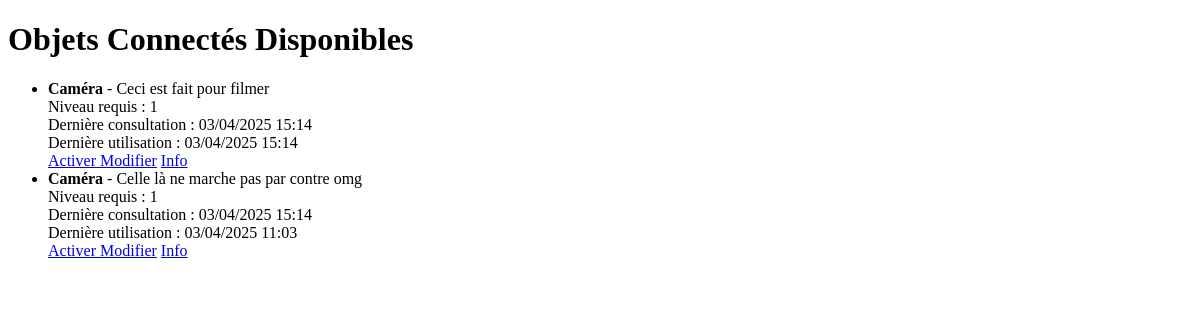
Before: /objets_connectes/ (signed in) with the older database file.
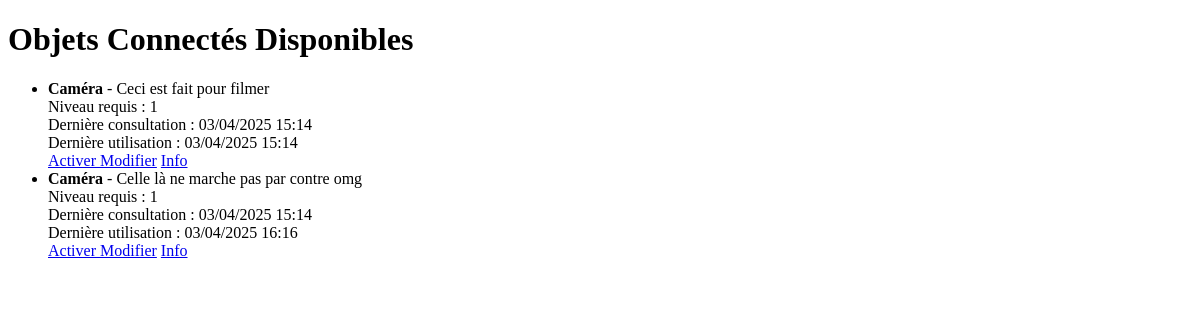
After: the same page with the newer database file.
### objets_connectes/models.py (models this page shows, shortened)
class ObjetConnecte(models.Model):
    id = models.AutoField(primary_key=True)
    nom = models.CharField(max_length=100)  # Nom de l'objet
    description = models.TextField(blank=True, null=True)  # Description de l'objet
    niveau_requis = models.PositiveIntegerField(default=1)  # Niveau requis pour modifier l'objet
    actif = models.BooleanField(default=False)  # Statut actif/inactif
    derniere_consultation = models.DateTimeField(blank=True, null=True)  # Dernière consultation
    derniere_utilisation = models.DateTimeField(blank=True, null=True)  # Dernière utilisation

### objets_connectes/views.py (the view)
# urls.py: path("", liste_objets, name="liste_objets"),
@login_required
def liste_objets(request):
    objets = ObjetConnecte.objects.all()  # Récupère tous les objets connectés
    return render(request, "objets_connectes/liste_objets.html", {"objets": objets})

### objets_connectes/templates/objets_connectes/liste_objets.html (shortened to what this page needs)
<!DOCTYPE html>
<html lang="fr">
<head>
</head>
<body>
    <h1>Objets Connectés Disponibles</h1>
    <ul>
        {% for objet in objets %}
            <li>
                <strong>{{ objet.nom }}</strong> - {{ objet.description }}
                <br>
                Niveau requis : {{ objet.niveau_requis }}
                <br>
                Dernière consultation : {{ objet.derniere_consultation|date:"d/m/Y H:i" }}
                <br>
                Dernière utilisation : {{ objet.derniere_utilisation|date:"d/m/Y H:i" }}
                <br>
                <a href="{% url 'activer_objet' objet.id %}">
                    {% if objet.actif %} Désactiver {% else %} Activer {% endif %}
                </a>
                <a href="{% url 'modifier_objet' objet.id %}">Modifier</a>
                <a href="{% url 'info_objet' objet.id %}">Info</a>
            </li>
        {% endfor %}
    </ul>
</body>
</html>

Changed rows visible on the page:
changed ObjetConnecte "Celle là ne marche pas par contre omg": derniere_utilisation "03/04/2025 11:03" → "03/04/2025 16:16"
